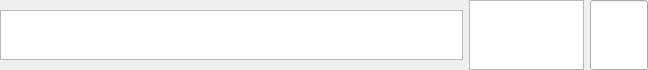
                                            <widget class="QWidget" name="englishphienlevelWidget" native="true">
                                                <property name="maximumSize">
                                                    <size>
                                                        <width>16777215</width>
                                                        <height>40</height>
                                                    </size>
                                                </property>
                                                <layout class="QHBoxLayout" name="englishphienlevelWidgetLayout"
                                                        stretch="8,2,1">
                                                    <property name="leftMargin">
                                                        <number>0</number>
                                                    </property>
                                                    <property name="topMargin">
                                                        <number>0</number>
                                                    </property>
                                                    <property name="rightMargin">
                                                        <number>0</number>
                                                    </property>
                                                    <property name="bottomMargin">
                                                        <number>0</number>
                                                    </property>
                                                    <item>
                                                        <widget class="QPlainTextEdit" name="englishPlainEdit">
                                                            <property name="maximumSize">
                                                                <size>
                                                                    <width>16777215</width>
                                                                    <height>50</height>
                                                                </size>
                                                            </property>
                                                            <property name="baseSize">
                                                                <size>
                                                                    <width>0</width>
                                                                    <height>0</height>
                                                                </size>
                                                            </property>
                                                            <property name="font">
                                                                <font>
                                                                    <pointsize>18</pointsize>
                                                                </font>
                                                            </property>
                                                            <property name="verticalScrollBarPolicy">
                                                                <enum>Qt::ScrollBarAlwaysOff</enum>
                                                            </property>
                                                            <property name="sizeAdjustPolicy">
                                                                <enum>QAbstractScrollArea::AdjustToContents</enum>
                                                            </property>
                                                            <property name="plainText">
                                                                <string/>
                                                            </property>
                                                        </widget>
                                                    </item>
                                                    <item>
                                                        <widget class="QTextEdit" name="phienEdit">
                                                            <property name="sizePolicy">
                                                                <sizepolicy hsizetype="Expanding" vsizetype="Expanding">
                                                                    <horstretch>0</horstretch>
                                                                    <verstretch>0</verstretch>
                                                                </sizepolicy>
                                                            </property>
                                                            <property name="font">
                                                                <font>
                                                                    <pointsize>18</pointsize>
                                                                </font>
                                                            </property>
                                                            <property name="styleSheet">
                                                                <string notr="true">align:middle</string>
                                                            </property>
                                                            <property name="verticalScrollBarPolicy">
                                                                <enum>Qt::ScrollBarAlwaysOff</enum>
                                                            </property>
                                                            <property name="horizontalScrollBarPolicy">
                                                                <enum>Qt::ScrollBarAlwaysOff</enum>
                                                            </property>
                                                            <property name="html">
                                                                <string>&lt;!DOCTYPE HTML PUBLIC &quot;-//W3C//DTD HTML
                                                                    4.0//EN&quot; &quot;http://www.w3.org/TR/REC-html40/strict.dtd&quot;&gt;
                                                                    &lt;html&gt;&lt;head&gt;&lt;meta name=&quot;qrichtext&quot;
                                                                    content=&quot;1&quot; /&gt;&lt;meta charset=&quot;utf-8&quot;
                                                                    /&gt;&lt;style type=&quot;text/css&quot;&gt;
                                                                    p, li { white-space: pre-wrap; }
                                                                    &lt;/style&gt;&lt;/head&gt;&lt;body style=&quot;
                                                                    font-family:'Segoe UI'; font-size:18pt;
                                                                    font-weight:400; font-style:normal;&quot;&gt;
                                                                    &lt;p style=&quot; margin-top:0px;
                                                                    margin-bottom:0px; margin-left:0px;
                                                                    margin-right:0px; -qt-block-indent:0;
                                                                    text-indent:0px;&quot;&gt; &lt;/p&gt;
                                                                    &lt;p align=&quot;center&quot; style=&quot;
                                                                    margin-top:0px; margin-bottom:0px; margin-left:0px;
                                                                    margin-right:0px; -qt-block-indent:0;
                                                                    text-indent:0px;&quot;&gt;ÁI &lt;/p&gt;&lt;/body&gt;&lt;/html&gt;
                                                                </string>
                                                            </property>
                                                        </widget>
                                                    </item>
                                                    <item>
                                                        <widget class="QLineEdit" name="levelLineEdit">
                                                            <property name="sizePolicy">
                                                                <sizepolicy hsizetype="Expanding" vsizetype="Expanding">
                                                                    <horstretch>0</horstretch>
                                                                    <verstretch>0</verstretch>
                                                                </sizepolicy>
                                                            </property>
                                                            <property name="font">
                                                                <font>
                                                                    <pointsize>18</pointsize>
                                                                </font>
                                                            </property>
                                                            <property name="text">
                                                                <string/>
                                                            </property>
                                                            <property name="alignment">
                                                                <set>Qt::AlignCenter</set>
                                                            </property>
                                                        </widget>
                                                    </item>
                                                </layout>
                                            </widget>
